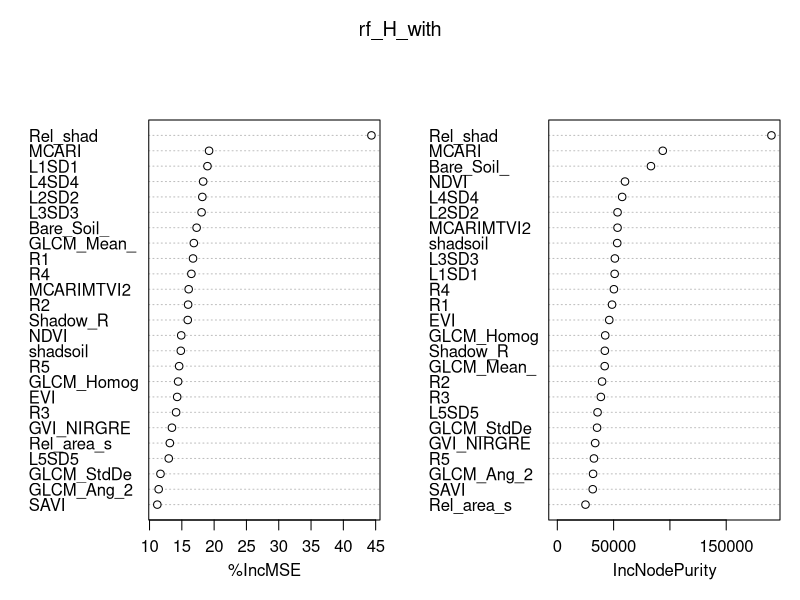
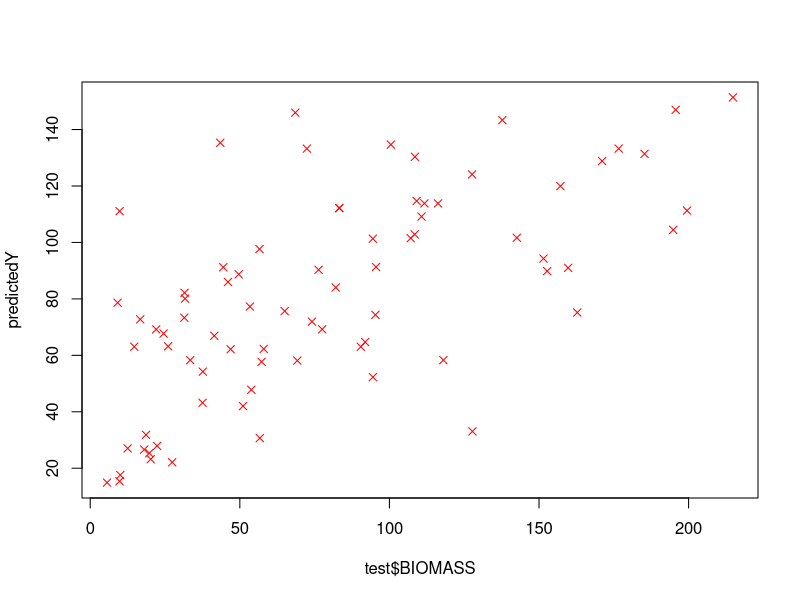
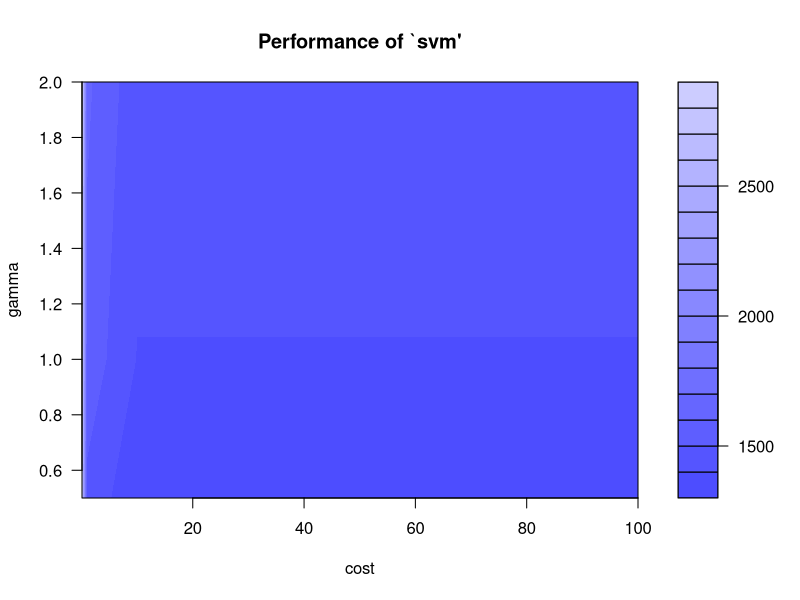
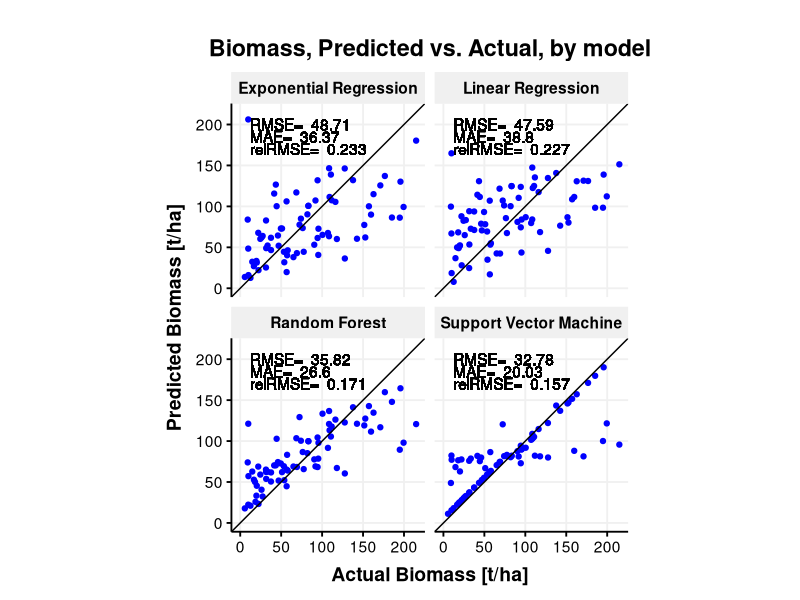
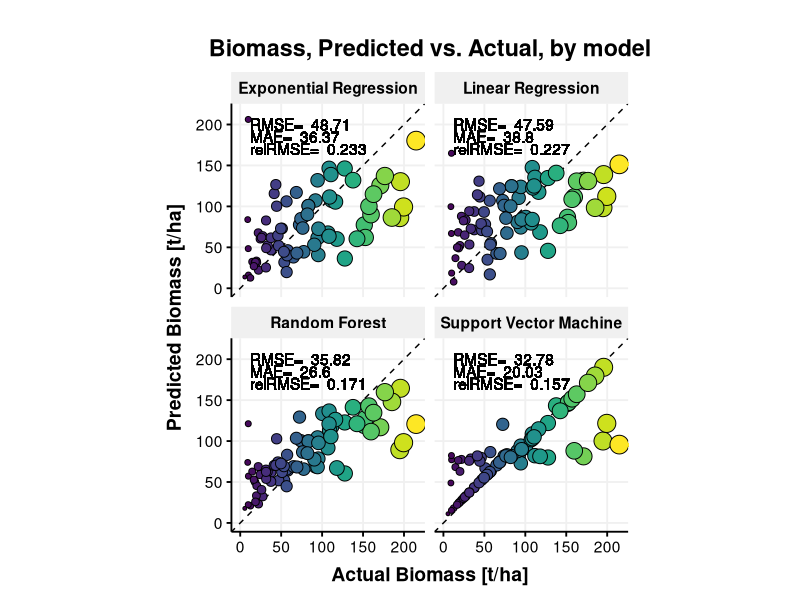
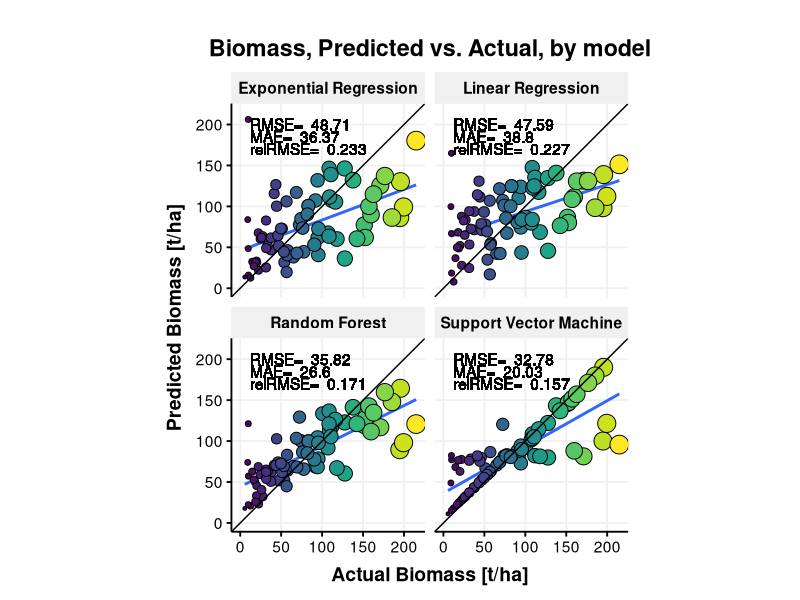
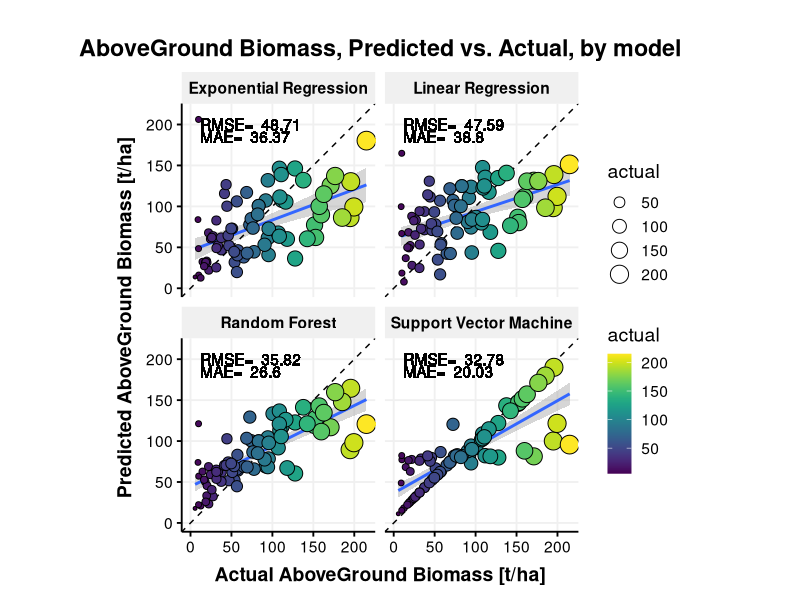
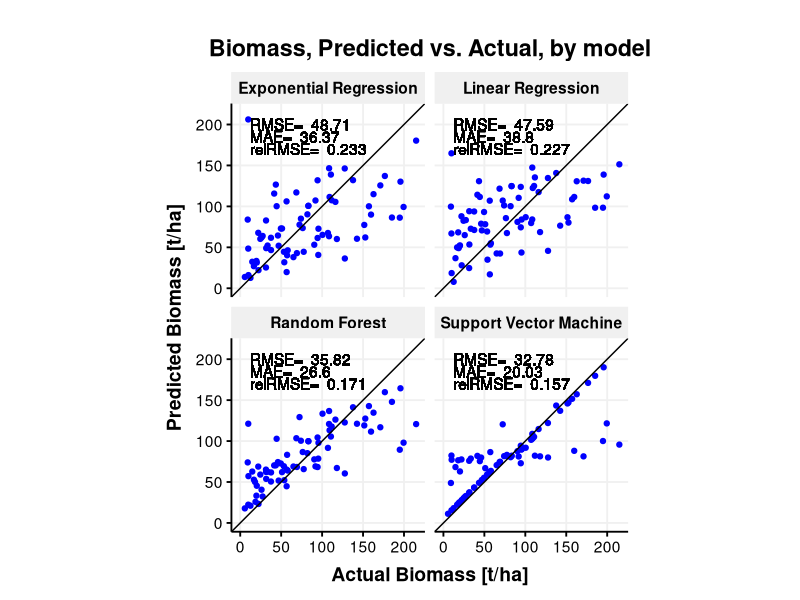

Write the R code that produced these figures, in order. (Note: a time limit stopped this script after it produced the figures.)
## *********************************************************************************************************************************************************
##              Repository for technical data dealing with Above Ground Biomass (AGB) Modelling in Tanzania (Version 1.0)
## *********************************************************************************************************************************************************
## 
##  * JRC of the European Commission
##  *
##  * Purpose:  A R script allows predicting Above Ground Biomass.
##  *
##  *           We tested four predictive models to relate the remotely sensed parameters to AGB and evaluated their accuracies.
##  *           Two models using inferential statistics (i.e. a generalised linear model and a generalised exponential model) 
##  *           and two models machine learning (i.e. a Random Forest model and a Support Vector Machine (SVM) model). 
##  *           The predictors of the models are image bands, their textures and spectral indices, while the response variable 
##  *           is the AGB.
##  *           
##  *           - Updates to the Forest Article:           https://doi.org/TOBEDEFINED
##  *
##  *
##  *
##  * Author:   Guido Ceccherini
##  * Email:    guido.ceccherini@gmail.com, guido.ceccherini@ec.europa.eu
##
##



###load libraries
library(randomForest)
library(e1071)
library(ggthemes)
library(grid)
library(ggplot2)
library(tidyr)
library(viridis)

#####load dataset
DATA_BIOMASS <- read.csv('DataBiomassRS.csv')

##### reproducibility number
set.seed(2511) 


#### remove the first column (sequence from 1 to 512)
DATA_BIOMASS <- DATA_BIOMASS[,2:27]

###################################################################################################

####     BIOMASS model with training/calibration (85% training, 15% validation) START

###################################################################################################
###########train

# randomly pick 85% of the number of observations
index <- sample(1:nrow(DATA_BIOMASS),size = 0.85*nrow(DATA_BIOMASS))

# subset weather to include only the elements in the index
train <- DATA_BIOMASS[index,]
# train_cat <- DATA_BIOMASS_cat [index,]
# subset weather to include all but the elements in the index
test <- DATA_BIOMASS [-index,]

#print number of data for train and validation
nrow(train)
nrow(test)


##################
# 1 Exponenetial Model
##################

# Create a multiple (log)linear regression model using the training data
log.reg_H_with <- glm(log(BIOMASS+1) ~., data = train)
summary(log.reg_H_with )




# Apply the model to the testing data (i.e., make predictions) ...
# (Don't forget to exponentiate the results to revert the log transformation)
test.pred.lin <- exp(predict(log.reg_H_with,test))-1

# ...and evaluate the accuracy
RMSE.log.reg_H_with <- sqrt(mean((test.pred.lin-test$BIOMASS)^2))
RMSE.log.reg_H_with


MAE.log.reg_H_with <- mean(abs(test.pred.lin-test$BIOMASS))
MAE.log.reg_H_with

Rel.RMSEexp <- sqrt(mean((test.pred.lin-test$BIOMASS)^2)) / diff(range(test$BIOMASS))
Rel.RMSEexp


R2exp <- 1 - sum((test$BIOMASS-test.pred.lin)^2)/sum((test$BIOMASS-mean(test$BIOMASS))^2)

##################
# 2 Linear Model
##################

# Create a multiple linear regression model using the training data
lin.reg_H_with <- glm(BIOMASS ~ ., data = train)

summary(lin.reg_H_with )

# Apply the model to the testing data (i.e., make predictions) ...
test.pred.lin_ <- (predict(lin.reg_H_with,test))-1

# ...and evaluate the accuracy
RMSE.lin.reg_H_with <- sqrt(mean((test.pred.lin_-test$BIOMASS)^2))
RMSE.lin.reg_H_with


MAE.lin.reg_H_with <- mean(abs(test.pred.lin_-test$BIOMASS))
MAE.lin.reg_H_with


Rel.RMSElin <- sqrt(mean((test.pred.lin_-test$BIOMASS)^2)) / diff(range(test$BIOMASS))
Rel.RMSElin

R2lin <- 1 - sum((test$BIOMASS-test.pred.lin_)^2)/sum((test$BIOMASS-mean(test$BIOMASS))^2)


# R2RF <- 1 - sum((test$BIOMASS-test.pred.forest)^2)/sum((test$BIOMASS-mean(test$BIOMASS))^2)

##################
# 3 RANDOM FOREST
##################

rf_H_with <- randomForest(BIOMASS ~., data = train,importance = TRUE, proximity = T,ntree=500)
print(rf_H_with)
varImpPlot(rf_H_with)
# How many trees are needed to reach the minimum error estimate? 
# This is a simple problem; it appears that about 100 trees would be enough. 
which.min(rf_H_with$mse)

# Plot rf to see the estimated error as a function of the number of trees
# (not running it here)
# plot(rf) 

# Using the importance()  function to calculate the importance of each variable
imp_H_with <- as.data.frame(sort(importance(rf_H_with)[,1],decreasing = TRUE),optional = T,col.names=T)
names(imp_H_with) <- "% Inc MSE"
imp_H_with



test2 <- rbind(test, train)

# As usual, predict and evaluate on the test set
test.pred.forest <- predict(rf_H_with,test2)

test.pred.forest <- test.pred.forest[1:nrow(test)]

RMSE.forest_H_with <- sqrt(mean((test.pred.forest-test$BIOMASS)^2))
RMSE.forest_H_with


MAE.forest_H_with <- mean(abs(test.pred.forest-test$BIOMASS))
MAE.forest_H_with


# Rel.RMSE <- sqrt(mean((test.pred.forest-test$BIOMASS)^2)) / sd(test$BIOMASS)
Rel.RMSErf <- sqrt(mean((test.pred.forest-test$BIOMASS)^2)) / diff(range(test$BIOMASS))
Rel.RMSErf
### ref Remote Sens. 2016, 8, 583; doi:10.3390/rs8070583 
R2RF <- 1 - sum((test$BIOMASS-test.pred.forest)^2)/sum((test$BIOMASS-mean(test$BIOMASS))^2)


##################
# 4 SVM
##################


## create rmse function
rmse <- function(error)
{
  sqrt(mean(error^2))
}

##load a model SVM
SVM_H <- svm(BIOMASS ~., data = train)
predictedY <- predict(SVM_H, test2)
predictedY <- predictedY[1:nrow(test)]
plot(test$BIOMASS, predictedY, col = "red", pch=4)

error <- train$BIOMASS - predictedY
svrPredictionRMSE <- rmse(error)
svrPredictionRMSE

tuneResult <- tune(svm, BIOMASS ~., data = train, kernel="radial", ranges=list(cost=10^(-1:2), gamma=c(.5,1,2)))

print(tuneResult)
# Draw the tuning graph
plot(tuneResult)

##tune the SVM model
tunedModel <- tuneResult$best.model
test.pred.svm <- predict(tunedModel, test2) 
test.pred.svm <- test.pred.svm[1:nrow(test)]
error <- test$BIOMASS - test.pred.svm  


##compute the performance metrics
tunedModelRMSE <- rmse(error)
tunedModelRMSE


RMSE.svm_H_with <- sqrt(mean((test.pred.svm-test$BIOMASS)^2))
RMSE.svm_H_with


MAE.svm_H_with <- mean(abs(test.pred.svm-test$BIOMASS))
MAE.svm_H_with

Rel.RMSEsvm <- sqrt(mean((test.pred.svm-test$BIOMASS)^2)) / diff(range(test$BIOMASS))
Rel.RMSEsvm
# SVM
R2svm <- 1 - sum((test$BIOMASS-test.pred.svm)^2)/sum((test$BIOMASS-mean(test$BIOMASS))^2)




# Create a data frame with the error metrics for each method
accuracy_H_with <- data.frame(Method = c("Exp Regression","Linear Regression","Random forest","SVM"),
                              RMSE   = c(RMSE.log.reg_H_with,RMSE.lin.reg_H_with,RMSE.forest_H_with,RMSE.svm_H_with),
                              MAE    = c(MAE.log.reg_H_with,MAE.lin.reg_H_with,MAE.forest_H_with,MAE.svm_H_with),
                              relRMSE    = c(Rel.RMSEexp,Rel.RMSElin,Rel.RMSErf,Rel.RMSEsvm),
                              r2    = c(R2exp,R2lin,R2RF,R2svm)) 
# Round the values and print the table
accuracy_H_with$RMSE <- round(accuracy_H_with$RMSE,2)
accuracy_H_with$MAE <- round(accuracy_H_with$MAE,2) 
accuracy_H_with$r2 <- round(accuracy_H_with$r2,2) 

#print results
accuracy_H_with



# Create a data frame with the predictions for each method
all.predictions <- data.frame(actual = test$BIOMASS,
                              exponential.regression = test.pred.lin,
                              linear.regression_ = test.pred.lin_,
                              random.forest = test.pred.forest,
                              support.vector.machine = test.pred.svm)

index_0df <- which(all.predictions$actual !=0)
all.predictions <- all.predictions[index_0df,]



# Gather the prediction variables (columns) into a single row (i.e., wide to long)
# Recall the ggplot2 prefers the long data format
all.predictions <- gather(all.predictions,key = model,value = predictions,2:5)
all.predictions[,4] <- rep(test[,3],4)

###plot for publication
theme_Publication <- function(base_size=14, base_family="helvetica") {

  (theme_foundation(base_size=base_size, base_family=base_family)
    + theme(plot.title = element_text(face = "bold",
                                      size = rel(1.2), hjust = 0.5),
            text = element_text(),
            panel.background = element_rect(colour = NA),
            plot.background = element_rect(colour = NA),
            panel.border = element_rect(colour = NA),
            axis.title = element_text(face = "bold",size = rel(1)),
            axis.title.y = element_text(angle=90,vjust =2),
            axis.title.x = element_text(vjust = -0.2),
            axis.text = element_text(), 
            axis.line = element_line(colour="black"),
            axis.ticks = element_line(),
            panel.grid.major = element_line(colour="#f0f0f0"),
            panel.grid.minor = element_blank(),
            # legend.key = element_rect(colour = NA),
            # legend.position = "bottom",
            # legend.direction = "horizontal",
            # legend.key.size= unit(0.2, "cm"),
            # legend.margin = unit(0, "cm"),
            # legend.title = element_text(face="italic"),
            plot.margin=unit(c(10,5,5,5),"mm"),
            strip.background=element_rect(colour="#f0f0f0",fill="#f0f0f0"),
            strip.text = element_text(face="bold")
    ))
  
}




##### create a dataframe with the summary of the stats for the four models
all.predictions$model[all.predictions$model== "linear.regression_"] = "Linear Regression"
all.predictions$model[all.predictions$model== "exponential.regression"] = "Exponential Regression"
all.predictions$model[all.predictions$model== "random.forest"] = "Random Forest"
all.predictions$model[all.predictions$model== "support.vector.machine"] = "Support Vector Machine"

all.predictions$RMSE <- rep(accuracy_H_with$RMSE, each=77)
all.predictions$MAE <- rep(accuracy_H_with$MAE, each=77)
all.predictions$relRMSE <- rep(round(accuracy_H_with$relRMSE, digit=3), each=77)



####first plot(base theme)

Map_1 <- ggplot(data = all.predictions,aes(x = actual, y = predictions)) + ###,color= V4
  geom_point(colour = "blue") + #colour = "blue"
  geom_abline(intercept = 0, slope = 1, colour = "black") + #geom_vline(xintercept = 23, colour = "green", linetype = "dashed") +
  facet_wrap(~ model,ncol = 2)  +xlim (c(0,max(all.predictions$actual))) +ylim (c(0,max(all.predictions$actual))) +
  ggtitle("Biomass, Predicted vs. Actual, by model")+ coord_fixed(ratio = 1)+theme_Publication()+ 
  xlab("Actual Biomass [t/ha]") +
  ylab("Predicted Biomass [t/ha]")+
  geom_text(aes(x=12, y=200, label= paste("RMSE= ", RMSE ), hjust=0))+
  geom_text(aes(x=12, y=185, label= paste("MAE= ", MAE ), hjust=0))+
  geom_text(aes(x=12, y=170, label= paste("relRMSE= ", relRMSE ), hjust=0)) # data= accuracy_H_with,


Map_1


##save as png
namepng <- paste('Plot1.png', sep = '')
png(namepng, width=2800, height=2800, units='px', res=300)
print(Map_1)
dev.off()



######alternative plot with viridis library (i.e. fancy colors)
Map_2 <- ggplot(data = all.predictions,aes(x = actual, y = predictions)) + ###,color= V4
  geom_abline(intercept = 0, slope = 1, colour = "black",linetype="dashed") + #geom_vline(xintercept = 23, colour = "green", linetype = "dashed") +
  geom_point(aes(size=actual, fill=actual), colour="black",pch=21,show.legend = FALSE) + #colour = "blue"
  facet_wrap(~ model,ncol = 2)  +xlim (c(0,max(all.predictions$actual))) +ylim (c(0,max(all.predictions$actual))) +
  ggtitle("Biomass, Predicted vs. Actual, by model")+ coord_fixed(ratio = 1)+theme_Publication()+ 
  xlab("Actual Biomass [t/ha]") +
  ylab("Predicted Biomass [t/ha]")+
  geom_text(aes(x=12, y=200, label= paste("RMSE= ", RMSE ), hjust=0))+
  geom_text(aes(x=12, y=185, label= paste("MAE= ", MAE ), hjust=0))+
  geom_text(aes(x=12, y=170, label= paste("relRMSE= ", relRMSE ), hjust=0))+scale_fill_viridis() # data= accuracy_H_with,


Map_2
##save as png

namepng <- paste('Plot2.png', sep = '')
png(namepng, width=2800, height=2800, units='px', res=300)
print(Map_2)
dev.off()




#another one
ggplot(data = all.predictions,aes(x = actual, y = predictions)) +
  geom_smooth(method=lm, se=FALSE)+# data= accuracy_H_with, ###,color= V4
  geom_point(aes(size=actual, fill=actual), colour="black",pch=21,show.legend = FALSE) + #colour = "blue"
  geom_abline(intercept = 0, slope = 1, colour = "black") + #geom_vline(xintercept = 23, colour = "green", linetype = "dashed") +
  facet_wrap(~ model,ncol = 2)  +xlim (c(0,max(all.predictions$actual))) +ylim (c(0,max(all.predictions$actual))) +
  ggtitle("Biomass, Predicted vs. Actual, by model")+ coord_fixed(ratio = 1)+theme_Publication()+ 
  xlab("Actual Biomass [t/ha]") +
  ylab("Predicted Biomass [t/ha]")+
  geom_text(aes(x=12, y=200, label= paste("RMSE= ", RMSE ), hjust=0))+
  geom_text(aes(x=12, y=185, label= paste("MAE= ", MAE ), hjust=0))+
  geom_text(aes(x=12, y=170, label= paste("relRMSE= ", relRMSE ), hjust=0))+scale_fill_viridis()

###...and another one


#another one
Map_4 <- ggplot(data = all.predictions,aes(x = actual, y = predictions)) +
  geom_smooth(method=lm)+# data= accuracy_H_with, ###,color= V4
   #colour = "blue"
  geom_abline(intercept = 0, slope = 1, colour = "black",linetype="dashed") + #geom_vline(xintercept = 23, colour = "green", linetype = "dashed") +
  geom_point(aes(size=actual, fill=actual), colour="black",pch=21,show.legend = T) +
  facet_wrap(~ model,ncol = 2)  +xlim (c(0,max(all.predictions$actual))) +ylim (c(0,max(all.predictions$actual))) +
  ggtitle("AboveGround Biomass, Predicted vs. Actual, by model")+ coord_fixed(ratio = 1)+theme_Publication()+ 
  xlab("Actual AboveGround Biomass [t/ha]") +
  ylab("Predicted AboveGround Biomass [t/ha]")+
  geom_text(aes(x=12, y=200, label= paste("RMSE= ", RMSE ), hjust=0))+
  geom_text(aes(x=12, y=185, label= paste("MAE= ", MAE ), hjust=0))+
  # geom_text(aes(x=12, y=170, label= paste("relRMSE= ", relRMSE ), hjust=0))+
  scale_fill_viridis()


Map_4
namepng <- paste('Plot4.png', sep = '')
png(namepng, width=2800, height=2800, units='px', res=300)
print(Map_4)
dev.off()




##################################################################################################################
#  RANDOM FOREST permultation to find the statistical distribution of the variable importance
#################################################################################################################


##### use the entire dataset: DATA_BIOMASS
rf_H_with <- randomForest(BIOMASS ~., data = DATA_BIOMASS,importance = TRUE, proximity = T,ntree=500)


# Using the importance()  function to calculate the importance of each variable
imp_H_with <- as.data.frame(sort(importance(rf_H_with)[,1],decreasing = TRUE),optional = T,col.names=T)
names(imp_H_with) <- "% Inc MSE"
imp_H_with


actual <- DATA_BIOMASS$BIOMASS
predicted <- unname(predict(rf_H_with, DATA_BIOMASS))
R2 <- 1 - (sum((actual-predicted)^2)/sum((actual-mean(actual))^2))


##### start permutations

var_imp_range <- as.data.frame(importance(rf_H_with)[,1])
var_impSD_range <- as.data.frame(rf_H_with$importanceSD)
for (i in 1:100){
  rf<-randomForest(BIOMASS ~., data = DATA_BIOMASS,importance = TRUE, proximity = T,ntree=500, importanceSD=T, keep.inbag=T, mse=T, rsq=T)
  imp.df<- as.data.frame(importance(rf))
  var_imp_range <- cbind(var_imp_range, imp.df[,1])
  impSD.df<- as.data.frame(rf$importanceSD)
  var_impSD_range<- cbind(var_impSD_range, impSD.df[,1])
}


# 

var_imp_range

## first plot to have a general idea
boxplot(var_imp_range, las = 2, horizontal = T)



#reorder the data and comput the statistical distribution needed for the boxplot
newdata <- var_imp_range[order(var_imp_range$`importance(rf_H_with)[, 1]`),] 
##create a dataframe need for printing the results
newdata<- newdata[3:26,]

df <- data.frame(
  name= rownames(newdata),
  y0 = apply(newdata,1,min),
  y25 = apply(newdata, 1, quantile, probs = c(0.25),  na.rm = TRUE),
  y50 = apply(newdata,1,median),  
  y75 = apply(newdata, 1, quantile, probs = c(0.75),  na.rm = TRUE),
  y100 = apply(newdata,1,max)   
)

### take the most important variables
df <- df[5:23,]

### change names: reflectances is indicated with both LX and RX.
levels(df$name)[levels(df$name)=="L5SD5"] <- "R5SD5"
levels(df$name)[levels(df$name)=="L3SD3"] <- "R3SD3"
levels(df$name)[levels(df$name)=="L4SD4"] <- "R4SD4"
levels(df$name)[levels(df$name)=="L1SD1"] <- "R1SD1"
levels(df$name)[levels(df$name)=="L2SD2"] <- "R2SD2"
levels(df$name)[levels(df$name)=="Rel_shad"] <- "Shadow Index"




##plot boxplot using the ggplot2 library
Map_3 <- ggplot(df, aes(x=reorder(name,y50), y=y50, fill=y50 )) +
  geom_boxplot(
    aes(ymin = y0, lower = y25, middle = y50, upper = y75, ymax = y100),
    stat = "identity"
  )+  coord_flip()+
  scale_fill_viridis(direction = 1, na.value = "gray",  name="% Inc MSE")+  theme( ### trans="reverse
    panel.grid.major.y = element_blank(),
    panel.grid.major.x = element_line(linetype="dashed",colour="grey"),
    panel.grid.minor = element_blank(),
    panel.background = element_blank(),
    axis.ticks.x = element_blank(),
    axis.ticks.y = element_blank()
  ) +
  xlab("Variable") +
  ylab("% Inc MSE") +
  ggtitle("RF Variable Importance AboveGround Biomass")

Map_3

##save the results
Map_3
ggsave("Plot3.png", width = 15, height = 20, units = "cm",dpi=300)







##################################################################################################################
#  RANDOM FOREST Split and compare quantiles
#################################################################################################################
## from https://github.com/laresbernardo/lares/blob/ff7378b9f0ba74fc7ee66067f13945d101bdff34/R/model_plots.R 
mplot_splits <- function(tag, score, splits = 5, subtitle = NA, model_name = NA, facet = NA, 
                         save = FALSE, subdir = NA, file_name = "viz_splits.png") {
  
  require(ggplot2)
  require(dplyr)
  require(RColorBrewer)
  
  if (length(tag) != length(score)) {
    message("The tag and score vectors should be the same length.")
    stop(message(paste("Currently, tag has",length(tag),"rows and score has",length(score))))
  }
  
  if (splits > 10) {
    stop("You should try with less splits!")
  }
  
  df <- data.frame(tag, score, facet)
  npersplit <- round(nrow(df)/splits)
  
  # For continuous tag values
  if (length(unique(tag))) {
    names <- df %>% 
      mutate(tag = as.numeric(tag), 
             quantile = ntile(tag, splits)) %>% group_by(quantile) %>%
      summarise(n = n(), 
                max_score = round(max(tag), 1), 
                min_score = round(min(tag), 1)) %>%
      mutate(quantile_tag = paste0(quantile," (",min_score,"-",max_score,")"))
    df <- df %>% 
      #mutate(score = score/100, tag = tag/100) %>%
      mutate(quantile = ntile(tag, splits)) %>%
      left_join(names, by = c("quantile")) %>% mutate(tag = quantile_tag) %>% 
      select(-quantile, -n, -max_score, -min_score)
    
  } else {
    # For categorical tag values
    names <- df %>% 
      mutate(quantile = ntile(score, splits)) %>% group_by(quantile) %>%
      summarise(n = n(), 
                max_score = round(100 * max(score), 1), 
                min_score = round(100 * min(score), 1)) %>%
      mutate(quantile_tag = paste0(quantile," (",min_score,"-",max_score,")")) 
  }
  
  p <- df %>% 
    mutate(quantile = ntile(score, splits)) %>% 
    group_by(quantile, facet, tag) %>% tally() %>%
    ungroup() %>% group_by(facet, tag) %>% 
    arrange(desc(quantile)) %>%
    mutate(p = round(100*n/sum(n),2),
           cum = cumsum(100*n/sum(n))) %>%
    left_join(names, by = c("quantile")) %>%
    ggplot(aes(x = as.character(tag), y = p, label = as.character(p),
               fill = as.character(quantile_tag))) + theme_minimal() +
    geom_col(position = "stack") +
    geom_text(size = 3, position = position_stack(vjust = 0.5), check_overlap = TRUE) +
    xlab("Quantiles AGB") + ylab("Total Percentage by AGB") +
    guides(fill = guide_legend(title=paste0("Predicted Biomass"))) +
    labs(title = "AboveGround Biomass Predicted vs Actual, by Quantiles") +
    scale_fill_brewer(palette = "Spectral")
  
  if(!is.na(subtitle)) {
    p <- p + labs(subtitle = subtitle)
  }  
  
  if(!is.na(model_name)) {
    p <- p + labs(caption = model_name)
  }
  
  if(!is.na(facet)) {
    p <- p + facet_grid(. ~ facet, scales = "free")
  }  
  
  if (!is.na(subdir)) {
    dir.create(file.path(getwd(), subdir))
    file_name <- paste(subdir, file_name, sep="/")
  }
  
  if (save == TRUE) {
    p <- p + ggsave(file_name, width = 6, height = 6)
  }
  
  return(p)
  
}
mplot_splits(tag = test$BIOMASS, 
                    score = test.pred.forest,
                    split = 4)
ggsave("AGB_quantiles.png", width = 25, height = 20, units = "cm",dpi=300)
